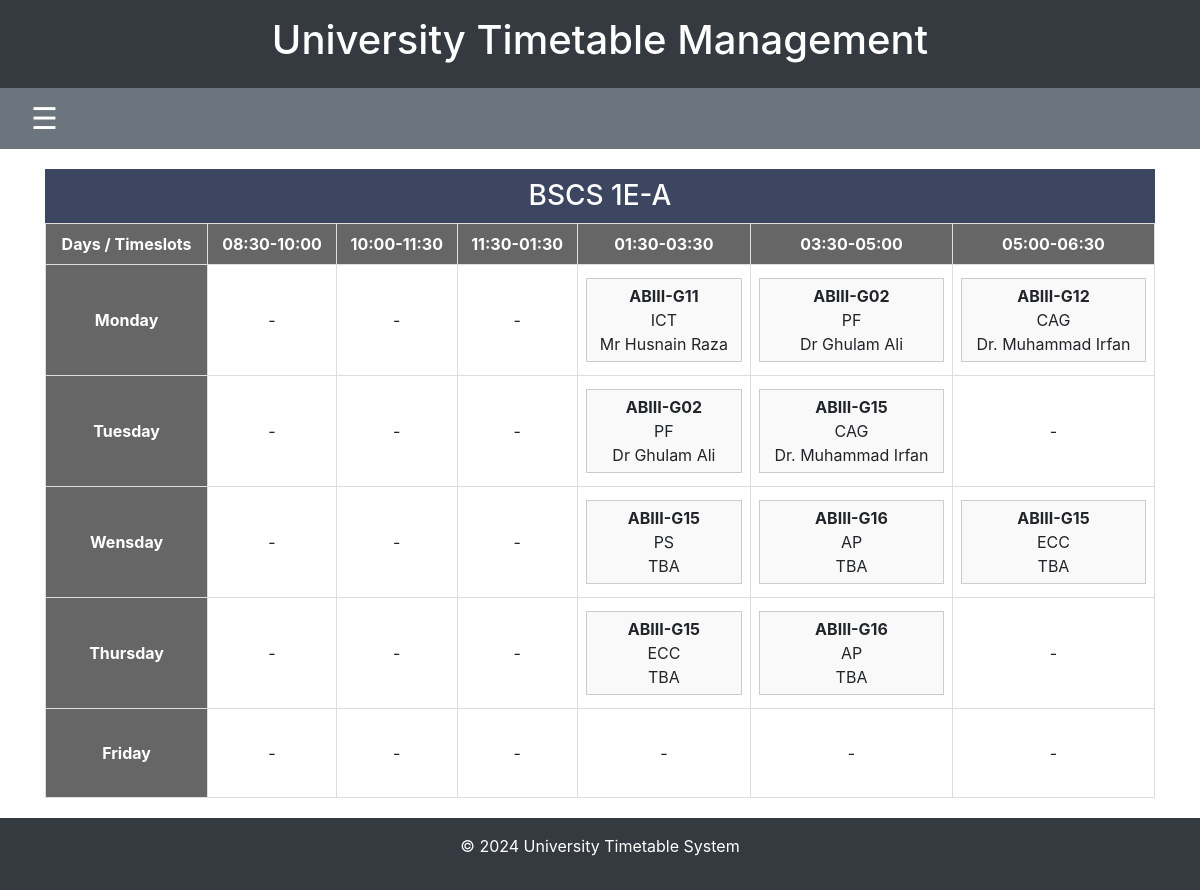
The page /class/timetable/2/ on the database its author committed.
### timetable/models.py (models this page shows, shortened)
class Class(models.Model):
    name = models.CharField(max_length=100)
    section = models.CharField(max_length=10)  # Section field, e.g., 'M', 'E', etc.
    department = models.ForeignKey(Department, on_delete=models.CASCADE)
    semester = models.ForeignKey(Semester, on_delete=models.CASCADE)
    shift = models.ForeignKey(Shift, on_delete=models.CASCADE)  # New shift field

class Semester(models.Model):
    name = models.CharField(max_length=50)

class Timeslot(models.Model):
    slot = models.CharField(max_length=20)
    category = models.CharField(max_length=20, null=True, blank=True)
    shift = models.ForeignKey(Shift, on_delete=models.CASCADE)  # New shift field

class Day(models.Model):
    name = models.CharField(max_length=10)

class Room(models.Model):
    name = models.CharField(max_length=10)

class Course(models.Model):
    course_code = models.CharField(max_length=20)
    short_name = models.CharField(max_length=100)
    full_name = models.CharField(max_length=200)
    credit_hours = models.CharField(max_length=200)
    lab_crh = models.IntegerField(default=0)  # New field for lab credit hours
    pre_req = models.CharField(max_length=200, blank=True, null=True)  # New field for prerequisites
    category = models.CharField(max_length=100)

class Teacher(models.Model):
    name = models.CharField(max_length=100)
    phone_number = models.CharField(max_length=12, null=True, blank=True)  # Phone number can be null
    gmail = models.EmailField(null=True, blank=True)  # Gmail field is optional

### timetable/views.py (the view)
# urls.py: path('class/timetable/<int:class_id>/', views.class_timetable_view, name='class_timetable'),
def class_timetable_view(request, class_id):
    selected_class = Class.objects.get(id=class_id)
    selected_department_id = selected_class.department.id  # Get the department of the selected class
    days = Day.objects.all()
    timeslots = Timeslot.objects.all()
    timetable_data = []
    for day in days:
        day_row = {'day': day.name, 'slots': []}
        for timeslot in timeslots:
            schedules = Schedule.objects.filter(
                course_assignment__class_assigned=selected_class,
                day=day,
                timeslot=timeslot
            )
            if schedules.exists():
                slot_data = []
                for schedule in schedules:
                    slot_data.append({
                        'room_name': schedule.room.name,
                        'course_name': schedule.course_assignment.course.short_name,  # Use short name
                        'teacher_name': schedule.course_assignment.teacher.name if schedule.course_assignment.teacher else 'TBA'
                    })
                day_row['slots'].append(slot_data)
            else:
                day_row['slots'].append([])  # Empty slot
        timetable_data.append(day_row)
    context = {
        'selected_class': selected_class,
        'days': days,
        'timeslots': timeslots,
        'timetable_data': timetable_data,
        'selected_department_id': selected_department_id,  # Add the selected department
    }
    return render(request, 'timetable/class_timetable.html', context)

### timetable/templates/timetable/class_timetable.html (shortened to what this page needs)
{% extends 'timetable/base.html' %}
{% block content %}
<h3 class="day-bar text-center">{{ selected_class.name }} {{ selected_class.semester.name }}{{ selected_class.section }}</h3>
<table class="timetable-table">
    <thead>
        <tr>
            <th>Days / Timeslots</th>
            {% for timeslot in timeslots %}
                <th>{{ timeslot.slot }}</th>
            {% endfor %}
        </tr>
    </thead>
    <tbody>
        {% for day_row in timetable_data %}
        <tr>
            <td class="room-cell"><br>{{ day_row.day }}<br><br></td>
            {% for slot in day_row.slots %}
                <td>
                    {% if slot %}
                        {% for entry in slot %}
                            <div class="schedule-info">
                                <strong>{{ entry.room_name }}</strong><br>
                                {{ entry.course_name }} <br>
                                {{ entry.teacher_name }}
                            </div>
                        {% endfor %}
                    {% else %}
                        -
                    {% endif %}
                </td>
            {% endfor %}
        </tr>
        {% endfor %}
    </tbody>
</table>
{% endblock %}

### timetable/static/css/styles.css (style rules this page uses)
html, body { height: 100%; margin: 0; display: flex; flex-direction: column; }

### timetable/templates/timetable/base.html (style rules this page uses)
html, body { height: 100%; margin: 0; padding: 0; }

### timetable/templates/timetable/class_timetable.html (style rules this page uses)
.timetable-table { width: 100%; border-collapse: collapse; margin-bottom: 20px; }
.timetable-table th, .timetable-table td { border: 1px solid #ddd; padding: 8px; text-align: center; }
h3.day-bar { background-color: #3c4660; color: #ffffff; margin-bottom: 0; padding: 10px; }
.timetable-table th { background-color: #666666; color: #ffffff; }
.room-cell { font-weight: bold; background-color: #666666; color: #ffffff; }
.schedule-info { margin: 5px 0; padding: 5px; border: 1px solid #ccc; background-color: #f9f9f9; }

### rows shown on the page
Class: name "BSCS", semester.name "1", section "E-A"
Timeslot: slot "08:30-10:00"
Timeslot: slot "10:00-11:30"
Timeslot: slot "11:30-01:30"
Timeslot: slot "01:30-03:30"
Timeslot: slot "03:30-05:00"
Timeslot: slot "05:00-06:30"
Day: day "Monday"
Room: room_name "ABIII-G11"
Course: course_name "ICT"
Teacher: teacher_name "Mr Husnain Raza"
Room: room_name "ABIII-G02" "ABIII-G02"
Course: course_name "PF" "PF"
Teacher: teacher_name "Dr Ghulam Ali" "Dr Ghulam Ali"
Room: room_name "ABIII-G12"
Course: course_name "CAG" "CAG"
Teacher: teacher_name "Dr. Muhammad Irfan" "Dr. Muhammad Irfan"
Day: day "Tuesday"
Room: room_name "ABIII-G15" "ABIII-G15" "ABIII-G15" "ABIII-G15"
Day: day "Wensday"
Course: course_name "PS"
Room: room_name "ABIII-G16" "ABIII-G16"
Course: course_name "AP" "AP"
Course: course_name "ECC" "ECC"
Day: day "Thursday"
Day: day "Friday"

### other values the page prints
{{ entry.teacher_name }} "TBA" "TBA" "TBA" "TBA" "TBA"
